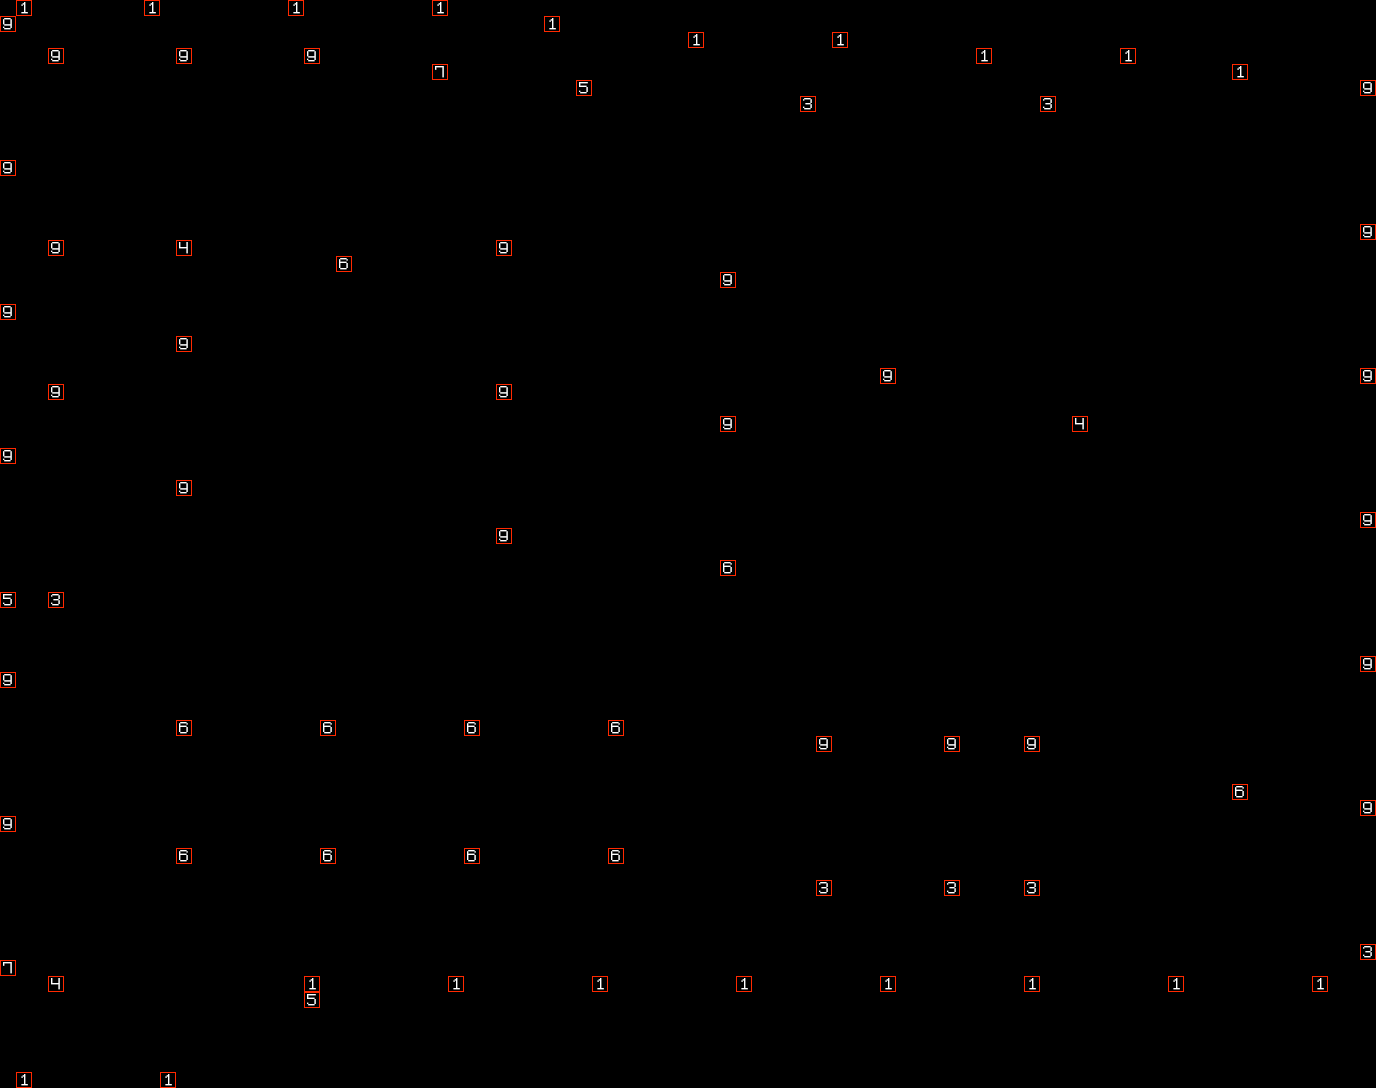

A 2D game scene composited from a Tiled map and its tileset images. What follows is a short description and the map's XML, with each tile layer's data collapsed to a summary:
An orthogonal 86x68 tile map with 16x16 px tiles, 2 tile layers (XAxis, ZAxis), 1 hidden layer not drawn, 3 tilesets.

<map version="1.5" tiledversion="1.7.2" orientation="orthogonal" renderorder="left-up" width="86" height="68" tilewidth="16" tileheight="16" infinite="0" nextlayerid="6" nextobjectid="1">
 <properties>
  <property name="IsMeta" type="int" value="1" />
 </properties>
 <tileset firstgid="1" name="XAxisTileSet" tilewidth="16" tileheight="16" tilecount="9" columns="3">
  <image source="XAxisTileSet.png" width="48" height="48" />
 </tileset>
 <tileset firstgid="10" name="YAxisTileSet" tilewidth="16" tileheight="16" tilecount="9" columns="3">
  <image source="YAxisTileSet.png" width="48" height="48" />
 </tileset>
 <tileset firstgid="19" name="ZAxisTileSet" tilewidth="16" tileheight="16" tilecount="9" columns="3">
  <image source="ZAxisTileSet.png" width="48" height="48" />
 </tileset>
 <layer id="1" name="XAxis" width="86" height="68">
  <properties>
   <property name="IsMeta" type="int" value="1" />
  </properties>
  <data>[5848 cells, 74 non-empty, 8 distinct tile ids]</data>
 </layer>
 <layer id="2" name="YAxis" width="86" height="68" visible="0">
  <properties>
   <property name="IsMeta" type="int" value="1" />
  </properties>
  <data>[5848 cells, 0 non-empty, 0 distinct tile ids]</data>
 </layer>
 <layer id="3" name="ZAxis" width="86" height="68">
  <properties>
   <property name="IsMeta" type="int" value="1" />
  </properties>
  <data>[5848 cells, 74 non-empty, 7 distinct tile ids]</data>
 </layer>
</map>
